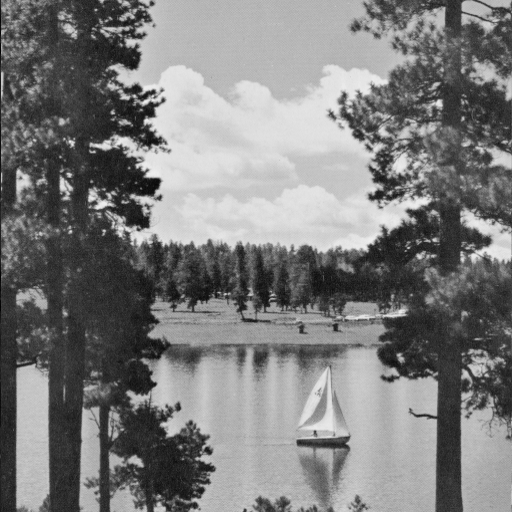
%> input picture msc-1/digital-image-processing/exercise01/exercise01_Codes/lake.tif, 512 x 512 px
$ octave Q1_8.m   (GNU Octave 9; MATLAB toolbox functions it lacks are replaced by stand-ins)
%> lines starting %> are read from the running program, lines starting %| are printed output that depends on the picture
clc;
clear;
close all;

I=imread('lake.tif');
%> I is the input picture: size 512x512 uint8; min 1, max 240, mean 124.4
H0=imhist(I);
%> H0 = 256 values, max 3750 at index 183, min 0 at index 1, mean 1024
H1=H0;
%> H1 has the same summary as H0
H2=H0;
%> H2 has the same summary as H0
H3=H0;
%> H3 has the same summary as H0
H1([1:100 200:256])=0;
H2([50:100 150:200])=0;
H3([1:20 60:80 120:140 180:200 220:240])=0;

for J=1:3
%> this loop made 3 passes; what is shown inside it comes from the first
    figure;
    subplot(3,2,1);
    imshow(I);
    title('Image befor histogram equalization');
    subplot(3,2,2);
    bar(H0,'b');
    title('Original Histogram');
    subplot(3,2,4);
    plot(eval(strcat('H',int2str(J))),'r');
    title('Histogram Specification');
    K=histeq(I,eval(strcat('H',int2str(J))));
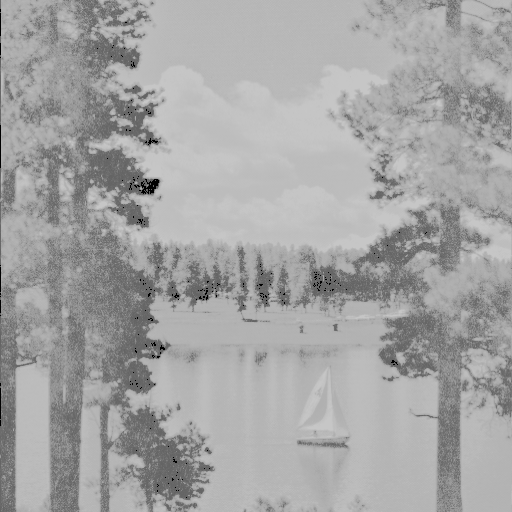
%> K: size 512x512 uint8; min 0, max 198, mean 163.8
    subplot(3,2,5);
    imshow(K);
    title('Image after histogram equalization');
    subplot(3,2,6);
    bar(imhist(K),'r');
    title('Equalized Histogram');
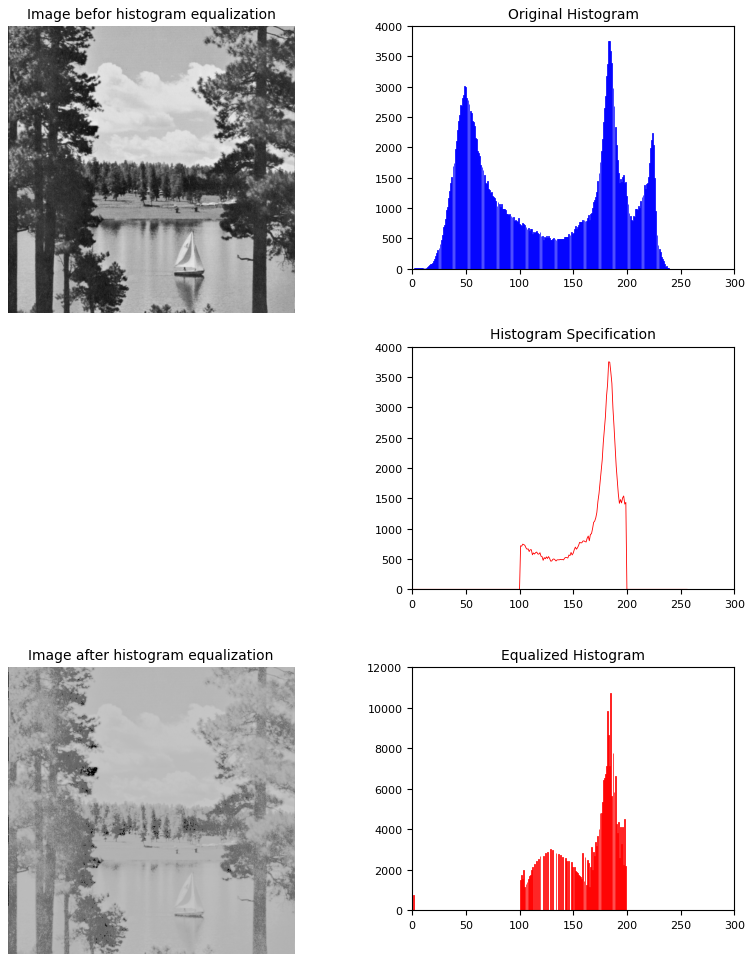
%> figure redrawn from the program's plot data, 5 panels
end

$ run again, with msc-1/digital-image-processing/exercise01/exercise01_Codes/house.tif copied over msc-1/digital-image-processing/exercise01/exercise01_Codes/lake.tif
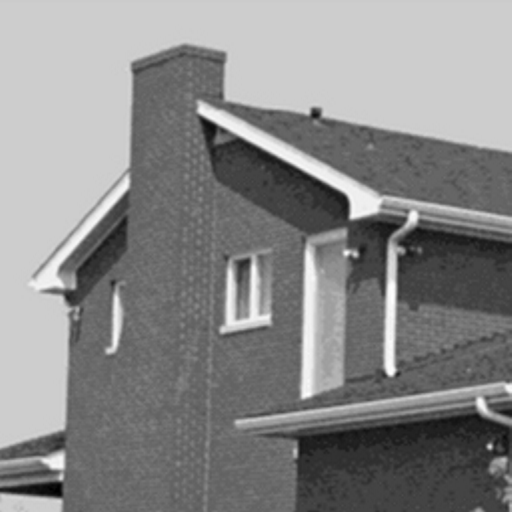
%> input picture msc-1/digital-image-processing/exercise01/exercise01_Codes/house.tif, 512 x 512 px
%> I is the input picture: size 512x512 uint8; min 0, max 254, mean 136.5
%> H0 = 256 values, max 72978 at index 206, min 0 at index 256, mean 1024
%> H1 has the same summary as H0
%> H2 has the same summary as H0
%> H3 has the same summary as H0
%> `K=histeq(I,eval(strcat('H',int2str(J))));`:
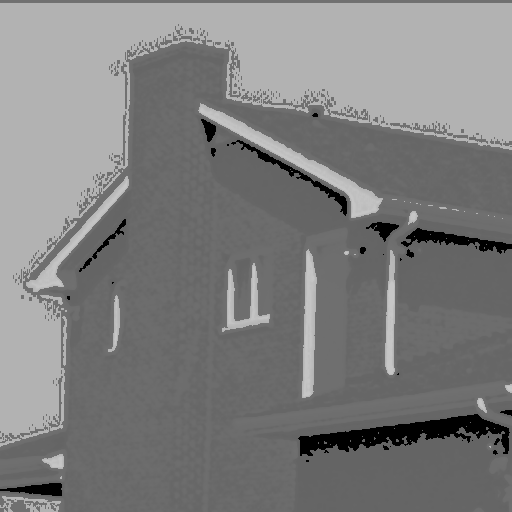
%> K: size 512x512 uint8; min 0, max 198, mean 126.3
